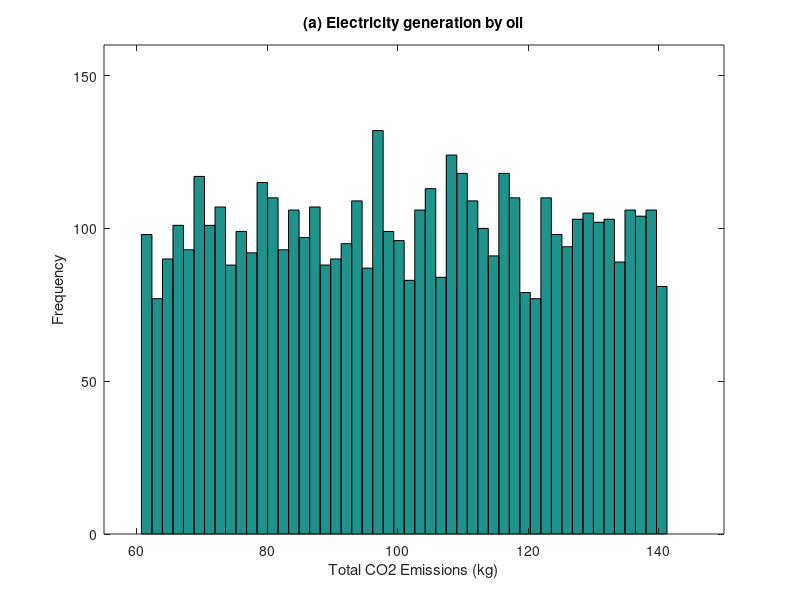

This figure's MATLAB source:
clear all; clc;
A=[-2 100;10 0];
B=[10 5];

[n,~]=size(A);
[m,~]=size(B);

A_uncertainty=zeros(n,n);
B_uncertainty=zeros(m,n);
A_uncertainty(1,1)=0.3;
B_uncertainty=[4 2];

run_number=5000;
f=[0;100];
g=[];
G=[];
for i=1:run_number
A_rand=rand(n,n)*2-1;
A_range=A_uncertainty.*A_rand;
B_rand=rand(m,n)*2-1;
B_range=B_uncertainty.*B_rand;
A_value=A+A_range;
B_value=B+B_range;
g=B_value*inv(A_value)*f;
G=[G g];
end

hist(G(1,:),50)
axis([55 150 0 160]);
xlabel('Total CO2 Emissions (kg)');
ylabel('Frequency');
title('(a) Electricity generation by oil');